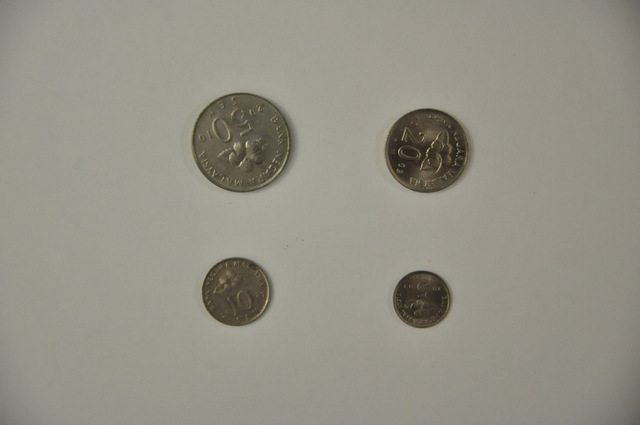
#> input picture image/coin_s1_1.jpg, 640 x 425 px
$ python -i coinCounting.py   (imports and definitions only)   (older library calls are emulated)
#> lines starting #> are read from the running program, lines starting #| are printed output that depends on the picture; after the words box and inside, x2 and y2 are one past the last pixel; in counts of white or black regions, pixels touching at a corner belong together
"""
coinCounting.py

YOUR WORKING FUNCTION

"""
import cv2
import numpy as np
from matplotlib import pyplot as plt
from skimage.feature import peak_local_max
from skimage.morphology import watershed
from scipy import ndimage
from math import pi

# you are allowed to import other Python packages above
##########################

def findSegment(input):

    # using watershed segmentation to identify unique segments in the input image

    D = ndimage.distance_transform_edt(input)
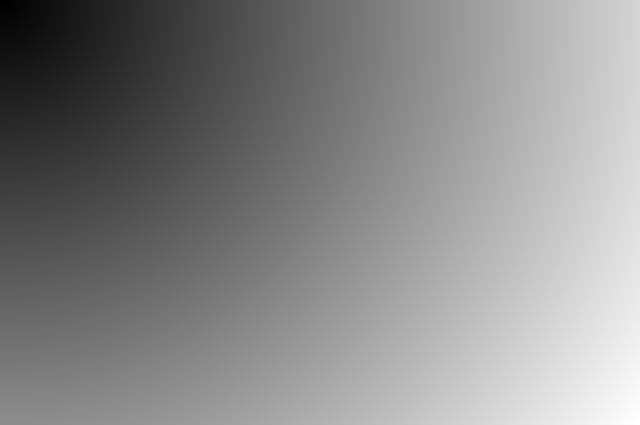
#> D: shape (425, 640) float64; min 1, max 767.4, mean 412.4; drawn with min black and max white
    localMax = peak_local_max(D, indices=False, min_distance=20, labels=input)
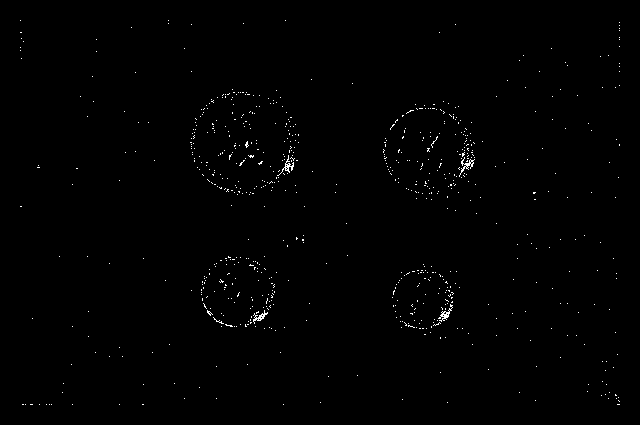
#> localMax: shape (425, 640) bool; 0.55% white in thin lines or dots, all inside (x1, y1, x2, y2) = (20, 20, 620, 405)
    markers = ndimage.label(localMax, structure=np.ones((3, 3)))[0]
#> markers: shape (425, 640) int32; 750 distinct labels, from 0 to 749
    labels = watershed(-D, markers, mask=input)
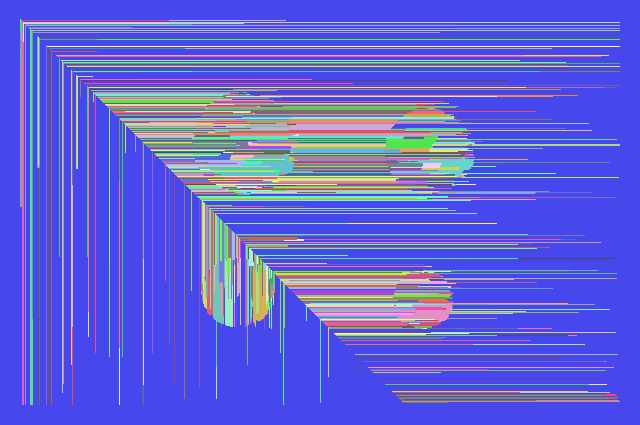
#> labels: shape (425, 640) int32; 749 distinct labels, from 1 to 749; one colour per label, 0 black

    return labels

# [175 lines left out: functions findCoinsArea, coinCount, not called in this run]


>>> import cv2
>>> picture = cv2.imread('../image/coin_s1_1.jpg', cv2.IMREAD_GRAYSCALE)
>>> result = findSegment(picture)

$ run again, on image/coin_s1_10.jpg
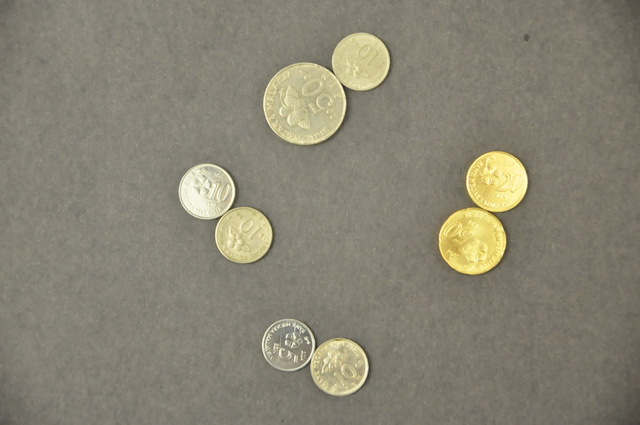
#> input picture image/coin_s1_10.jpg, 640 x 425 px
#> in findSegment, `localMax = peak_local_max(D, indices=False, min_distance=20, labels=in..`:
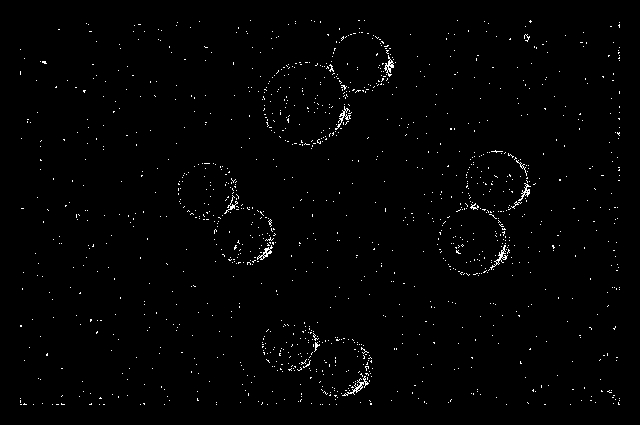
#> localMax: shape (425, 640) bool; 1.1% white in thin lines or dots, all inside (x1, y1, x2, y2) = (20, 20, 620, 405)
#> markers: shape (425, 640) int32; 1342 distinct labels, from 0 to 1341
#> in findSegment, `labels = watershed(-D, markers, mask=input)`:
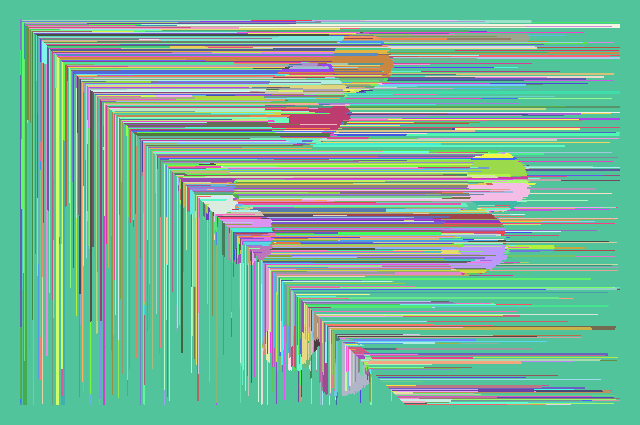
#> labels: shape (425, 640) int32; 1341 distinct labels, from 1 to 1341; one colour per label, 0 black
